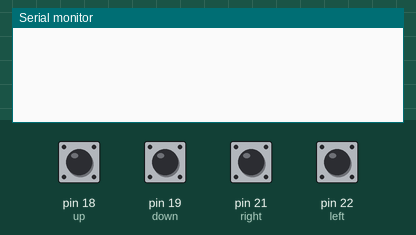
Recording of a sketch running on a simulated Arduino Mega 2560, built with avr-gcc and run on an emulated ATmega2560. Parts: the last lines printed to the serial monitor. Inputs (shaded band) come from the test bench; at power-on: pin 18 (up), pin 19 (down), pin 21 (right), pin 22 (left) HIGH.

Above: at 1.2 s.
1.3 s: pin 18 (up) pulled LOW for 0.15 s
At 2.2 s:
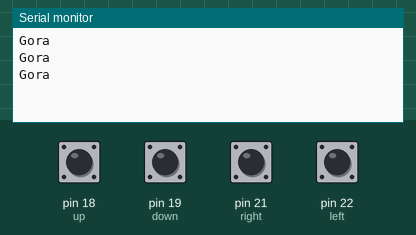
2.9 s: pin 19 (down) pulled LOW for 0.15 s
At 3.4 s:
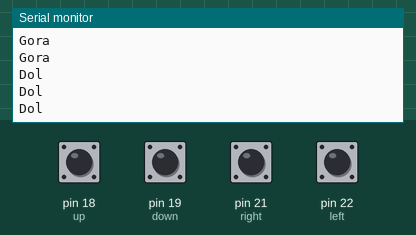
4.5 s: pin 21 (right) pulled LOW for 0.15 s
At 5.8 s:
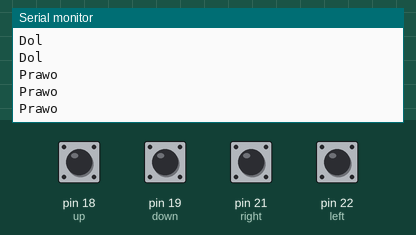
6.1 s: pin 22 (left) pulled LOW for 0.15 s
At 7.0 s:
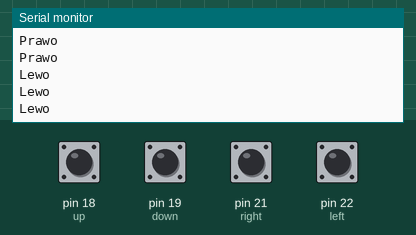

Measured:
- after the input at 1.3 s, the serial monitor: prints a new line at once (image 1)
- after the input at 2.9 s, the serial monitor: prints a new line at once (image 2)
- after the input at 4.5 s, the serial monitor: prints a new line at once (image 3)
- after the input at 6.1 s, the serial monitor: prints a new line at once (image 4)

The sketch:

17__Strzalki.ino
```cpp
//INFORMACJE PODSTAWOWE
//Program: Obsluga strzalek (4 przyciski)
//Autor: Paweł Bartkiewicz
//mail: 15g.pawel.bart@gmail.com

//INFORMACJE DODATKOWE
// przy obecnym opoznieniu (50 ms) jedno nacisniecie
// to srednio 3 zarejestrowane klikniecia w programie

//POMYSL
// przyciski inkrementuja i dekrementuja wartosci zmiennych
// w dwoch osiach X i Y

#define up    18
#define down  19
#define right 21
#define left  22

void setup() {

  Serial.begin(115200);
  pinMode(up, INPUT_PULLUP);
  pinMode(down, INPUT_PULLUP);
  pinMode(right, INPUT_PULLUP);
  pinMode(left, INPUT_PULLUP);
}

void loop() {

  bool UP_button = digitalRead(up);
  bool DOWN_button = digitalRead(down);
  bool RIGHT_button = digitalRead(right);
  bool LEFT_button = digitalRead(left);

  if(UP_button == LOW){
    Serial.println("Gora");
    delay(50);
  }
  if(DOWN_button == LOW){
    Serial.println("Dol");
    delay(50);
  }
  if(RIGHT_button == LOW){
    Serial.println("Prawo");
    delay(50);
  }
  if(LEFT_button == LOW){
    Serial.println("Lewo");
    delay(50);
  }
}
```
